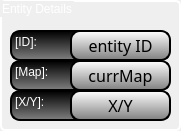
  <widget class="QGroupBox" name="groupBox_Entity_Details">
   <property name="geometry">
    <rect>
     <x>450</x>
     <y>570</y>
     <width>181</width>
     <height>131</height>
    </rect>
   </property>
   <property name="styleSheet">
    <string notr="true"> QGroupBox {
font: 75 12pt &quot;ImperatorSmallCaps&quot;;
 border: 2px solid black;
 border-radius: 5px;
 margin-top: 2ex;
color: white;
border-color: white;
}</string>
   </property>
   <property name="title">
    <string>Entity Details</string>
   </property>
   <widget class="QLabel" name="label_Current_Map">
    <property name="geometry">
     <rect>
      <x>70</x>
      <y>60</y>
      <width>101</width>
      <height>31</height>
     </rect>
    </property>
    <property name="font">
     <font>
      <family>ImperatorSmallCaps</family>
      <pointsize>12</pointsize>
      <weight>9</weight>
      <italic>false</italic>
      <bold>false</bold>
     </font>
    </property>
    <property name="styleSheet">
     <string notr="true">QLabel{
background-color: qlineargradient(x1: 0, y1: 0, x2: 0, y2: 1, stop: 0 white, stop:1 gray);
font: 75 12pt &quot;ImperatorSmallCaps&quot;;
border-style: solid;
border-color: black;
border-width: 2px;
border-radius: 10px;
color: black;
}
</string>
    </property>
    <property name="text">
     <string>currMap</string>
    </property>
    <property name="alignment">
     <set>Qt::AlignCenter</set>
    </property>
    <property name="wordWrap">
     <bool>true</bool>
    </property>
   </widget>
   <widget class="QLabel" name="label_ID">
    <property name="geometry">
     <rect>
      <x>70</x>
      <y>30</y>
      <width>101</width>
      <height>31</height>
     </rect>
    </property>
    <property name="font">
     <font>
      <family>ImperatorSmallCaps</family>
      <pointsize>12</pointsize>
      <weight>9</weight>
      <italic>false</italic>
      <bold>false</bold>
     </font>
    </property>
    <property name="styleSheet">
     <string notr="true">QLabel{
background-color: qlineargradient(x1: 0, y1: 0, x2: 0, y2: 1, stop: 0 white, stop:1 gray);
font: 75 12pt &quot;ImperatorSmallCaps&quot;;
border-style: solid;
border-color: black;
border-width: 2px;
border-radius: 10px;
color: black;
}
</string>
    </property>
    <property name="text">
     <string>entity ID</string>
    </property>
    <property name="alignment">
     <set>Qt::AlignCenter</set>
    </property>
    <property name="wordWrap">
     <bool>true</bool>
    </property>
   </widget>
   <widget class="QLabel" name="label_ID_Tag">
    <property name="geometry">
     <rect>
      <x>10</x>
      <y>30</y>
      <width>130</width>
      <height>31</height>
     </rect>
    </property>
    <property name="minimumSize">
     <size>
      <width>0</width>
      <height>0</height>
     </size>
    </property>
    <property name="maximumSize">
     <size>
      <width>130</width>
      <height>60</height>
     </size>
    </property>
    <property name="styleSheet">
     <string notr="true">QLabel{
background-color: qlineargradient(x1: 0, y1: 0, x2: 0, y2: 1, stop: 0 black, stop:1 gray);
font: 75 12pt &quot;ImperatorSmallCaps&quot;;
border-style: solid;
border-color: black;
border-width: 2px;
border-radius: 10px;
color: white;
}</string>
    </property>
    <property name="text">
     <string>[ID]:</string>
    </property>
    <property name="alignment">
     <set>Qt::AlignLeading|Qt::AlignLeft|Qt::AlignTop</set>
    </property>
    <property name="wordWrap">
     <bool>true</bool>
    </property>
   </widget>
   <widget class="QLabel" name="label_Map_Tag">
    <property name="geometry">
     <rect>
      <x>10</x>
      <y>60</y>
      <width>130</width>
      <height>31</height>
     </rect>
    </property>
    <property name="minimumSize">
     <size>
      <width>0</width>
      <height>0</height>
     </size>
    </property>
    <property name="maximumSize">
     <size>
      <width>130</width>
      <height>60</height>
     </size>
    </property>
    <property name="styleSheet">
     <string notr="true">QLabel{
background-color: qlineargradient(x1: 0, y1: 0, x2: 0, y2: 1, stop: 0 black, stop:1 gray);
font: 75 12pt &quot;ImperatorSmallCaps&quot;;
border-style: solid;
border-color: black;
border-width: 2px;
border-radius: 10px;
color: white;
}</string>
    </property>
    <property name="text">
     <string>[Map]:</string>
    </property>
    <property name="alignment">
     <set>Qt::AlignLeading|Qt::AlignLeft|Qt::AlignTop</set>
    </property>
    <property name="wordWrap">
     <bool>true</bool>
    </property>
   </widget>
   <widget class="QLabel" name="label_XY_Tag">
    <property name="geometry">
     <rect>
      <x>10</x>
      <y>90</y>
      <width>130</width>
      <height>31</height>
     </rect>
    </property>
    <property name="minimumSize">
     <size>
      <width>0</width>
      <height>0</height>
     </size>
    </property>
    <property name="maximumSize">
     <size>
      <width>130</width>
      <height>60</height>
     </size>
    </property>
    <property name="styleSheet">
     <string notr="true">QLabel{
background-color: qlineargradient(x1: 0, y1: 0, x2: 0, y2: 1, stop: 0 black, stop:1 gray);
font: 75 12pt &quot;ImperatorSmallCaps&quot;;
border-style: solid;
border-color: black;
border-width: 2px;
border-radius: 10px;
color: white;
}</string>
    </property>
    <property name="text">
     <string>[X/Y]:</string>
    </property>
    <property name="alignment">
     <set>Qt::AlignLeading|Qt::AlignLeft|Qt::AlignTop</set>
    </property>
    <property name="wordWrap">
     <bool>true</bool>
    </property>
   </widget>
   <widget class="QLabel" name="label_XY">
    <property name="geometry">
     <rect>
      <x>70</x>
      <y>90</y>
      <width>101</width>
      <height>31</height>
     </rect>
    </property>
    <property name="font">
     <font>
      <family>ImperatorSmallCaps</family>
      <pointsize>12</pointsize>
      <weight>9</weight>
      <italic>false</italic>
      <bold>false</bold>
     </font>
    </property>
    <property name="styleSheet">
     <string notr="true">QLabel{
background-color: qlineargradient(x1: 0, y1: 0, x2: 0, y2: 1, stop: 0 white, stop:1 gray);
font: 75 12pt &quot;ImperatorSmallCaps&quot;;
border-style: solid;
border-color: black;
border-width: 2px;
border-radius: 10px;
color: black;
}
</string>
    </property>
    <property name="text">
     <string>X/Y</string>
    </property>
    <property name="alignment">
     <set>Qt::AlignCenter</set>
    </property>
    <property name="wordWrap">
     <bool>true</bool>
    </property>
   </widget>
   <zorder>label_ID_Tag</zorder>
   <zorder>label_ID</zorder>
   <zorder>label_Map_Tag</zorder>
   <zorder>label_Current_Map</zorder>
   <zorder>label_XY_Tag</zorder>
   <zorder>label_XY</zorder>
  </widget>
